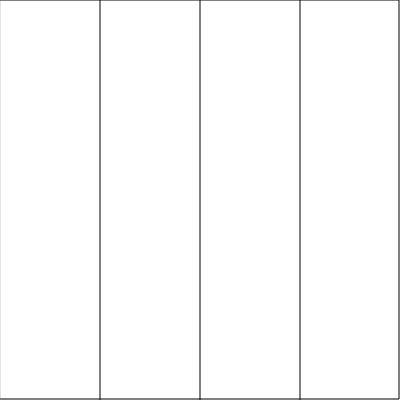
Frame 1 (no input)
Frame 60 (no input): identical to frame 1, image omitted
Frame 120 (the mouse pressed at the canvas centre since frame 60): identical to frame 1, image omitted

The p5.js sketch that drew this single still picture (run headless with seeded random() and noise() and a simulated clock; from frame 60 on, the mouse is pressed at the canvas centre):

// p5.js sketch
// ── sketch.js
var section1 = 100;
var section2 = 200;
var section3 = 300;

var currentSection = 0;

var fillColor;

function setup() {
    createCanvas(400, 400);
    fillColor = color(255,255,255);
}

function draw() {


    background(255);
    fill(fillColor);
    rect(0, 0, 399, 399);
    line(section1, 0, section1, height);
    line(section2, 0, section2, height);
    line(section3, 0, section3, height);



    if (mouseX > 0 && mouseX <= section1) {
        //console.log("In Section1")
        currentSection = 1;
    } else if (mouseX > section1 && mouseX <= section2) {
        currentSection = 2;

    } else if (mouseX > section2 && mouseX <= section3) {
        currentSection = 3;

    } else if (mouseX > section3 && mouseX <= width) {
        currentSection = 4;

    }

    console.log(currentSection);
}

function mousePressed() {
    if (currentSection == 1) {
        fillColor = color(255, 0, 0)
    } else if (currentSection == 2) {
        fillColor = color(0, 255, 0)

    } else if (currentSection == 3) {
        fillColor = color(0, 0, 255)

    } else if (currentSection == 4) {
        fillColor = color(100, 100, 10)

    }
}
